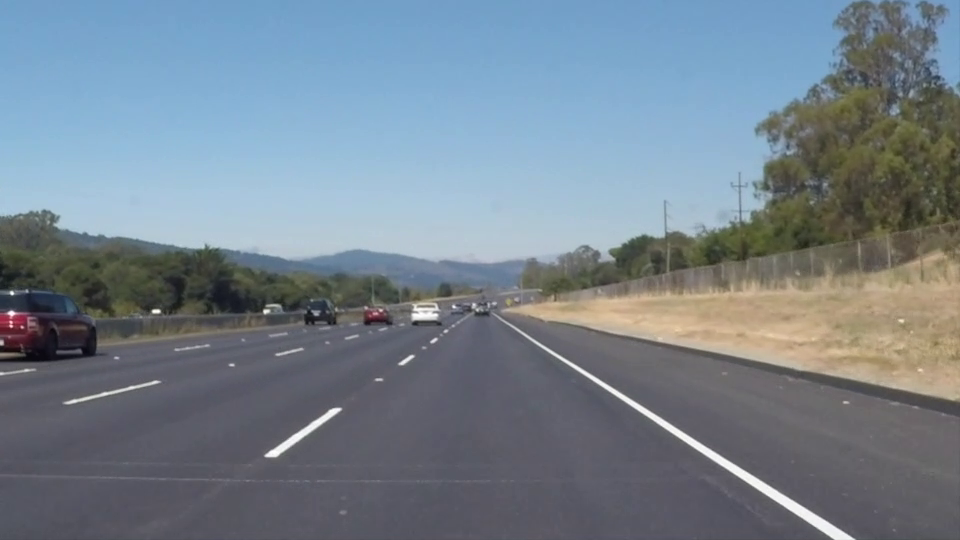
#> input picture frame 22 of OpenCV 6일차/실습/mov/solidWhiteRight.mp4, 960 x 540 px, given in place of challenge.mp4, which was not available
$ python opencv_54.py
#> lines starting #> are read from the running program, lines starting #| are printed output that depends on the picture; after the words box and inside, x2 and y2 are one past the last pixel; in counts of white or black regions, pixels touching at a corner belong together; pictures that were not available may be replaced by others from this repository, and a replacement may not be noted
# Opencv 차선인식(opencv_52 + opencv_53)
import cv2
import numpy as np

capture = cv2.VideoCapture('mov/challenge.mp4',)

trap_bottom_width = 2.5
trap_top_width = 0.1
trap_height = 0.4

if capture.isOpened() == False:
    print("동영상을 열수없습니다.")
    exit(1)

while True:
    ret, img_frame = capture.read()
#> img_frame is the input picture: shape (540, 960, 3); mean B, G, R 141.9, 130.7, 117.7

    img_frames = img_frame.copy()
    capture_hsv = cv2.cvtColor(img_frame, cv2.COLOR_BGR2HSV)
#> capture_hsv: shape (540, 960, 3); mean H, S, V 94.9, 54.6, 147.7

    capture_gray = cv2.cvtColor(img_frame, cv2.COLOR_BGR2GRAY)
    capture_grays = cv2.cvtColor(capture_gray, cv2.COLOR_GRAY2BGR)

    img_hsv = cv2.cvtColor(img_frame, cv2.COLOR_BGR2HSV)
    img_h, img_S, img_v = cv2.split(img_hsv)
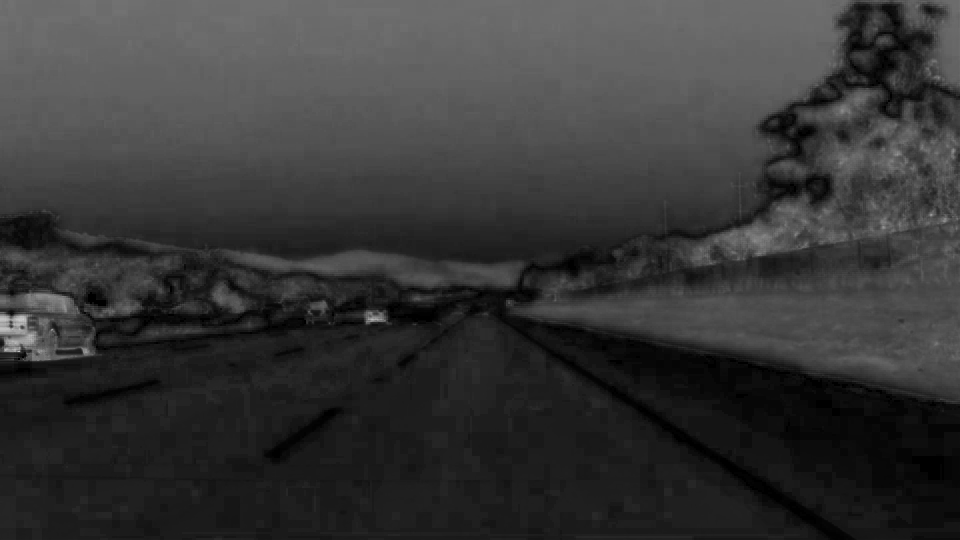
#> img_S: shape (540, 960); min 0, max 207, mean 54.6
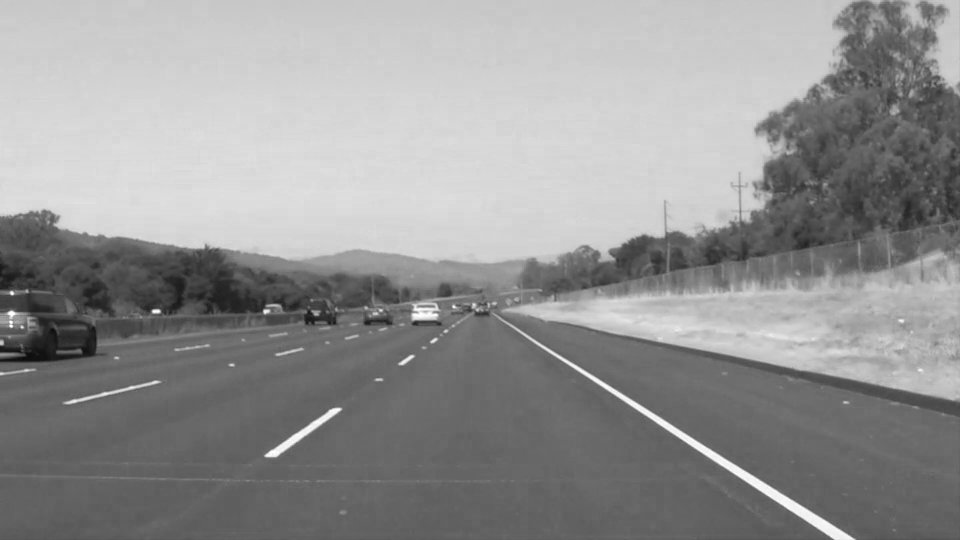
#> img_v: shape (540, 960); min 8, max 255, mean 147.7

    # HSV로 노랑색 정보를 좀 더 구체적으로 표시
    lower_yellow = (20, 125, 130)  # 자료형은 튜플형태로(H, S, V)
    upper_yellow = (40, 255, 255)  # 자료형은 튜플형태로(H, S, V)

    # HSV로 하얀색 정보를 좀 더 구체적으로 표시
    img_dst_w = np.copy(img_frame)

    bgr_threshold = [200, 200, 200]

    # BGR 제한 값보다 작으면 검은색으로
    thresholds = (img_frame[:, :, 0] < bgr_threshold[0]) \
                 | (img_frame[:, :, 1] < bgr_threshold[1]) \
                 | (img_frame[:, :, 2] < bgr_threshold[2])
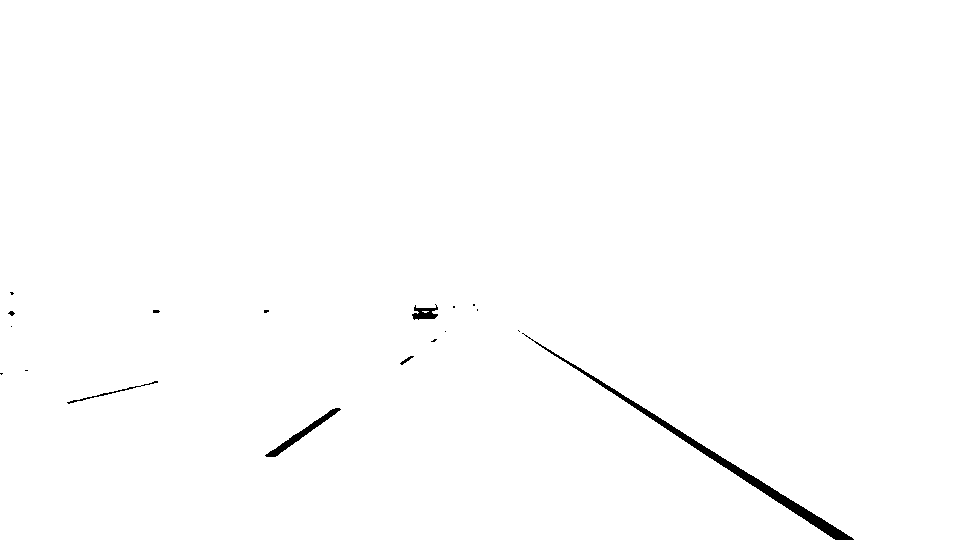
#> thresholds: shape (540, 960) bool; 99.3% white; 18 black regions (12 under 20 px), largest, box (x1, y1, x2, y2) and area: (522, 333, 854, 540) 2336, (265, 408, 341, 457) 524, (412, 304, 438, 320) 236, (67, 381, 158, 404) 148, (400, 356, 414, 365) 39, (8, 311, 15, 316) 21
    img_dst_w[thresholds] = [0, 0, 0]

    img_mask_y = cv2.inRange(img_hsv, lower_yellow, upper_yellow)  # 노랑색 정보 추출(특정 범위 안에 있는 행렬 원소 검출)
#> img_mask_y: shape (540, 960); every value is 0
    img_mask_ys = cv2.merge((img_mask_y, img_mask_y, img_mask_y))
#> img_mask_ys: shape (540, 960, 3); every value is 0
    img_dst_y = cv2.bitwise_and(img_frame, img_frame, mask=img_mask_y)  # AND 비트연산

    img_dst_yw = cv2.addWeighted(img_dst_y, 1.0, img_dst_w, 1.0, 0)

    ret1, mask = cv2.threshold(capture_grays, 200, 255, cv2.THRESH_BINARY)
#> mask: shape (540, 960, 3); 0.68% white; 32 white regions (22 under 20 px), largest, box (x1, y1, x2, y2) and area: (522, 333, 854, 540) 2339, (265, 408, 341, 457) 524, (412, 304, 438, 320) 241

    img_zero = np.zeros_like(img_frames)
    height, width = img_zero.shape[:2]
#> height = 540; width = 960

    pts = np.array([[
        ((width * (1-trap_bottom_width)) // 2, height),
        ((width * (1-trap_top_width)) // 2, (1-trap_height) * height),
        (width - (width * (1-trap_top_width)) // 2, (1-trap_height) * height),
        (width -(width * (1-trap_bottom_width)) // 2, height)]],
        dtype=np.int32)

    cv2.fillPoly(img_zero, pts, (255, 255, 255), cv2.LINE_AA)

    img_frames_poly = cv2.bitwise_and(img_frames, img_zero)
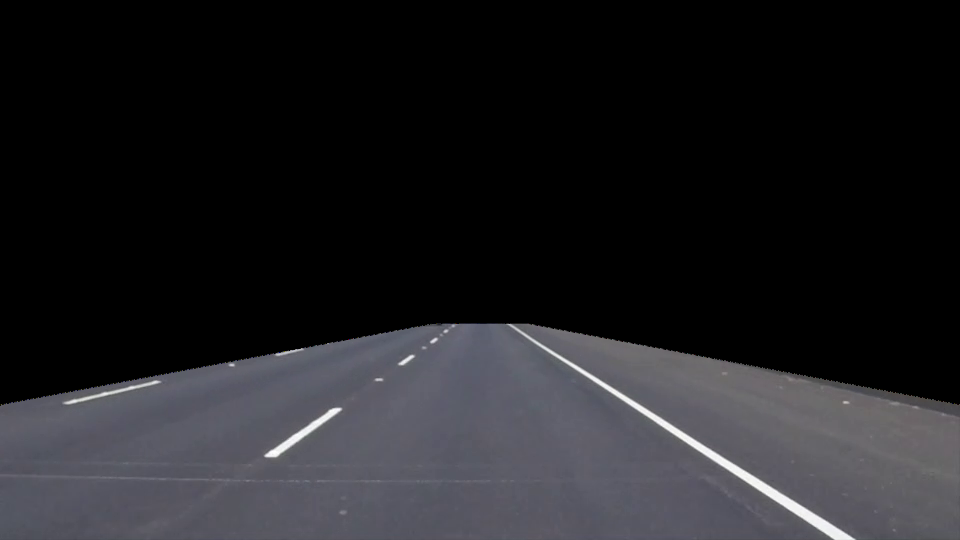
#> img_frames_poly: shape (540, 960, 3); mean B, G, R 34.9, 31.9, 32
    img_poly = cv2.bitwise_and(img_dst_yw, img_zero)

    cont = cv2.hconcat([img_frame, capture_grays, capture_hsv])
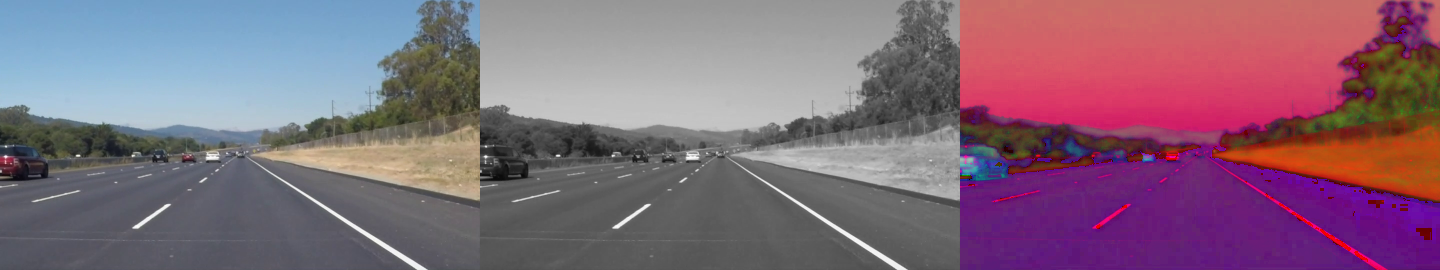
#> cont: shape (540, 2880, 3) (shown at 1/2 size); mean B, G, R 121.6, 104.4, 131.2
    cont1 = cv2.hconcat([img_dst_y, img_dst_w, img_dst_yw])
    cont2 = cv2.hconcat([mask, img_frames_poly, img_poly])
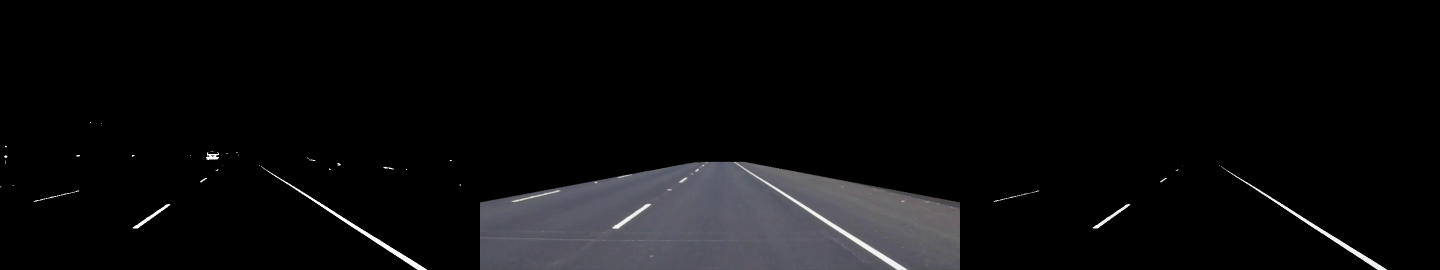
#> cont2: shape (540, 2880, 3) (shown at 1/2 size); mean B, G, R 12.7, 11.7, 11.7
    cont3 = cv2.vconcat([cont, cont1, cont2])
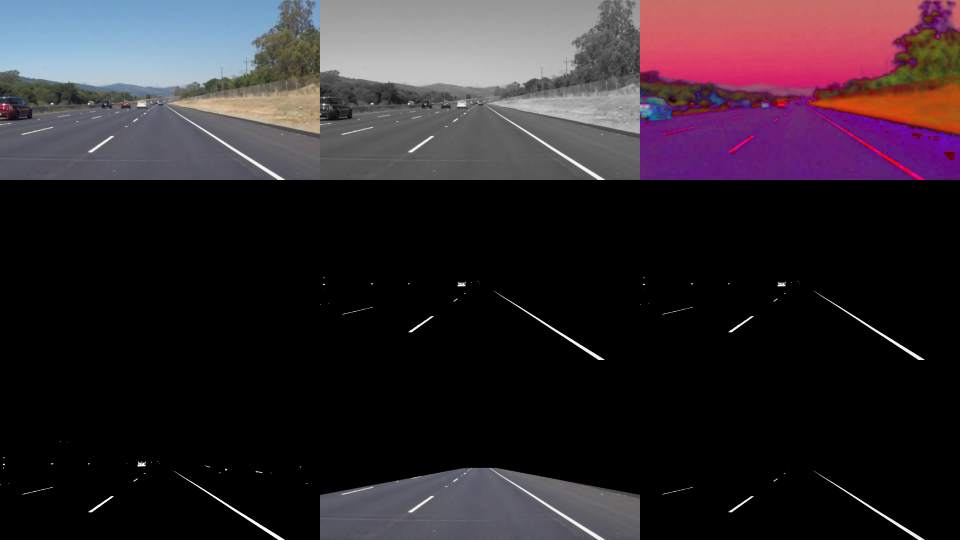
#> cont3: shape (1620, 2880, 3) (shown at 1/3 size); mean B, G, R 45.1, 39, 48

    img_frame = cv2.pyrDown(cont3)
#> img_frame: shape (810, 1440, 3)
    cv2.imshow('Video', img_frame)

    # 동영상이 끝나면 재생되는 프레임의 위치를 0으로 다시 지정
    if capture.get(cv2.CAP_PROP_POS_FRAMES) == capture.get(cv2.CAP_PROP_FRAME_COUNT):
        capture.set(cv2.CAP_PROP_POS_FRAMES, 0)

    key = cv2.waitKey(10)
#> (key Esc is pressed here)
    if key == 27:  # ESC 키
        break

capture.release()
cv2.destroyAllWindows()

$ run again, starting later in the video
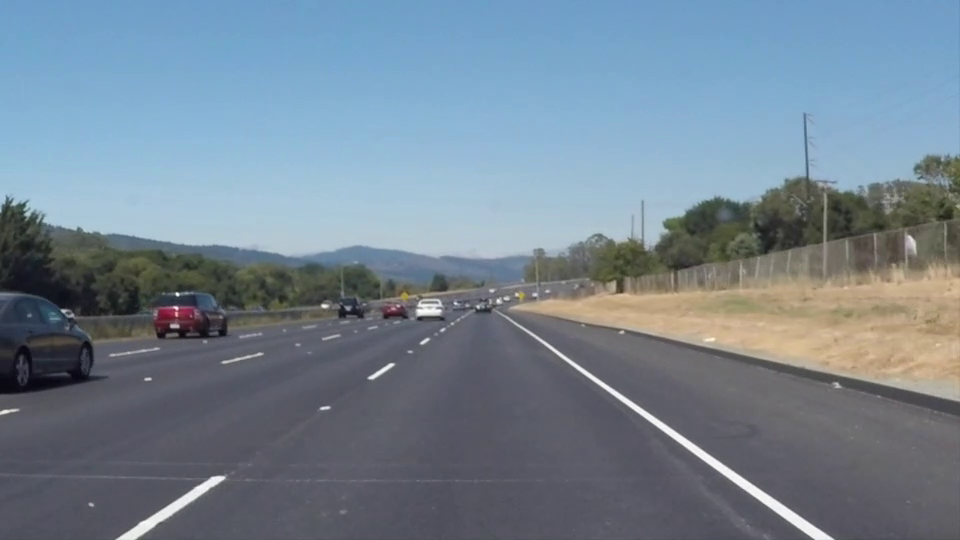
#> input picture frame 99 of OpenCV 6일차/실습/mov/solidWhiteRight.mp4, 960 x 540 px, given in place of challenge.mp4, which was not available
#> img_frame is the input picture: shape (540, 960, 3); mean B, G, R 146, 132.3, 116.7
#> capture_hsv: shape (540, 960, 3); mean H, S, V 97.5, 57, 150.6
#> `thresholds = (img_frame[:, :, 0] < bgr_threshold[0]) \ | (img_frame[:,..`:
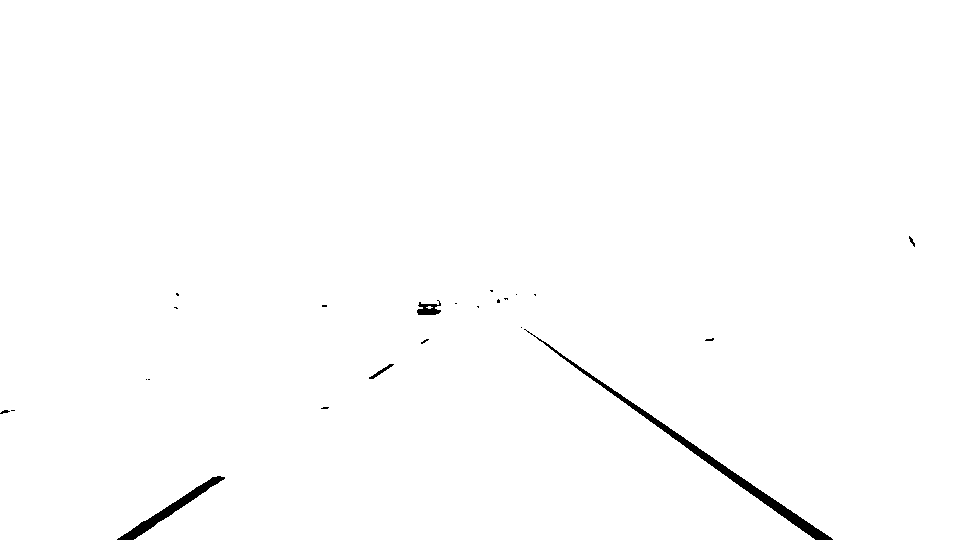
#> thresholds: shape (540, 960) bool; 99.3% white; 23 black regions (17 under 20 px), largest, box (x1, y1, x2, y2) and area: (524, 329, 833, 540) 2214, (117, 476, 225, 540) 989, (417, 300, 441, 315) 211, (369, 364, 394, 379) 82, (909, 236, 915, 247) 26, (0, 410, 10, 414) 22
#> img_mask_y: shape (540, 960); 0.01% white in thin lines or dots, all inside (x1, y1, x2, y2) = (403, 292, 524, 300)
#> mask: shape (540, 960, 3); 0.71% white; 27 white regions (20 under 20 px), largest, box (x1, y1, x2, y2) and area: (523, 328, 833, 540) 2215, (117, 476, 225, 540) 989, (417, 300, 441, 315) 211
#> `cont3 = cv2.vconcat([cont, cont1, cont2])`:
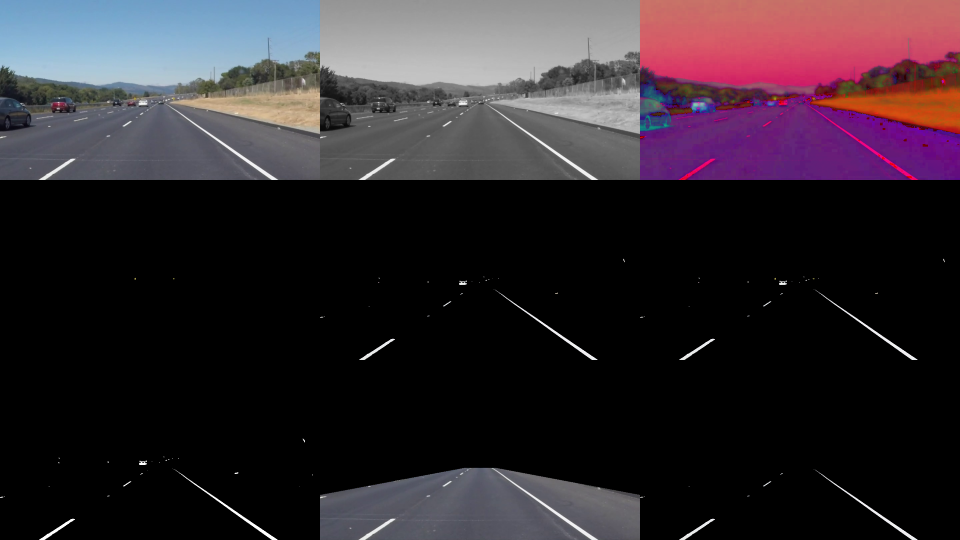
#> cont3: shape (1620, 2880, 3) (shown at 1/3 size); mean B, G, R 46, 39.6, 48.3
#> img_frame: shape (810, 1440, 3)

$ run again, starting later in the video
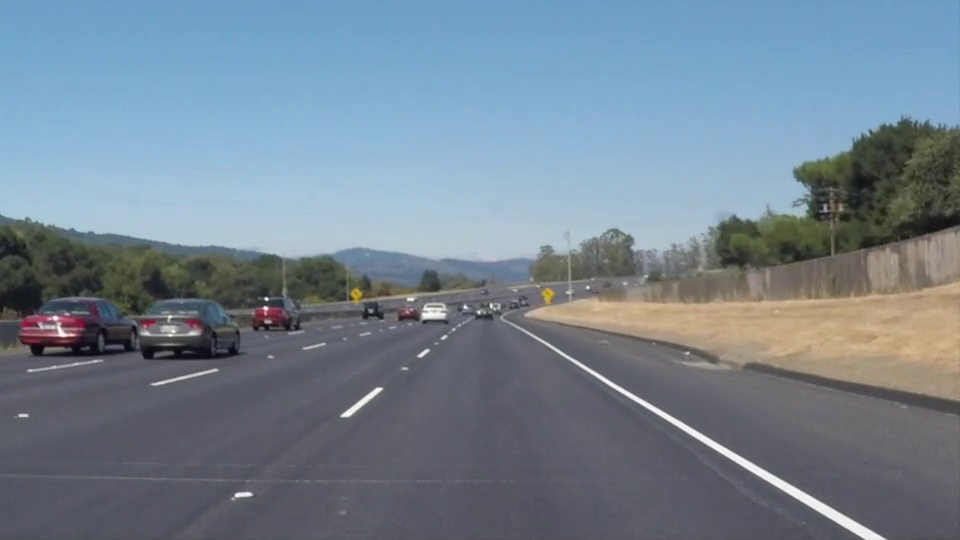
#> input picture frame 176 of OpenCV 6일차/실습/mov/solidWhiteRight.mp4, 960 x 540 px, given in place of challenge.mp4, which was not available
#> img_frame is the input picture: shape (540, 960, 3); mean B, G, R 145.2, 131.6, 116.5
#> capture_hsv: shape (540, 960, 3); mean H, S, V 97, 56.8, 150.1
#> `thresholds = (img_frame[:, :, 0] < bgr_threshold[0]) \ | (img_frame[:,..`:
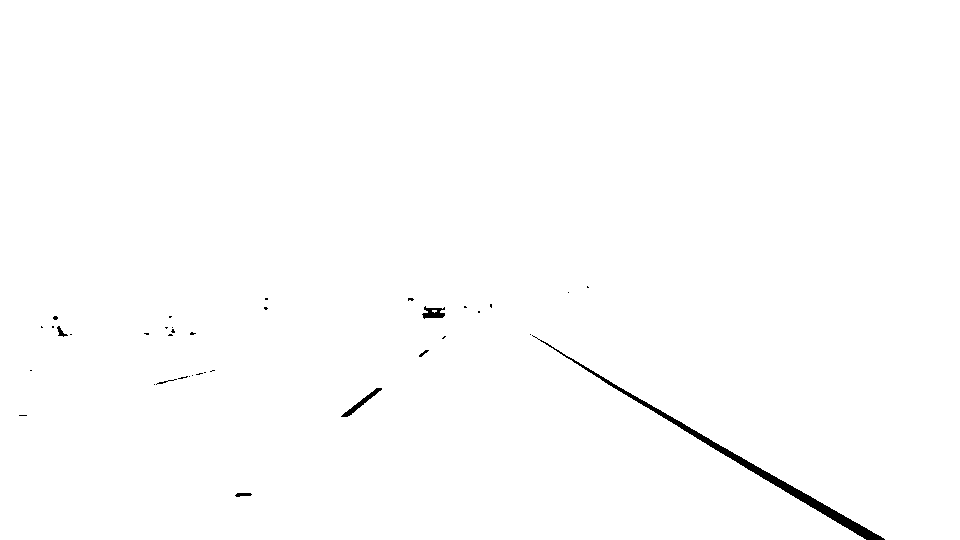
#> thresholds: shape (540, 960) bool; 99.4% white; 37 black regions (30 under 20 px), largest, box (x1, y1, x2, y2) and area: (532, 335, 885, 540) 2264, (341, 388, 382, 417) 217, (422, 306, 445, 319) 182
#> img_mask_y: shape (540, 960); 0.04% white; 6 white regions (4 under 20 px), largest, box (x1, y1, x2, y2) and area: (352, 288, 362, 302) 93, (544, 290, 554, 304) 90
#> mask: shape (540, 960, 3); 0.58% white; 36 white regions (29 under 20 px), largest, box (x1, y1, x2, y2) and area: (532, 335, 885, 540) 2267, (341, 388, 382, 417) 218, (422, 306, 445, 319) 185
#> `cont3 = cv2.vconcat([cont, cont1, cont2])`:
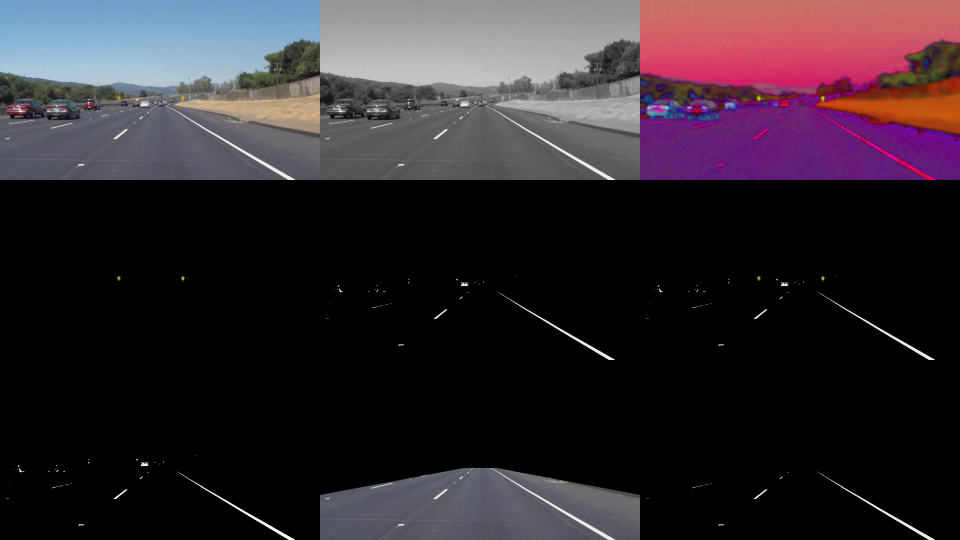
#> cont3: shape (1620, 2880, 3) (shown at 1/3 size); mean B, G, R 45.7, 39.3, 48
#> img_frame: shape (810, 1440, 3)
